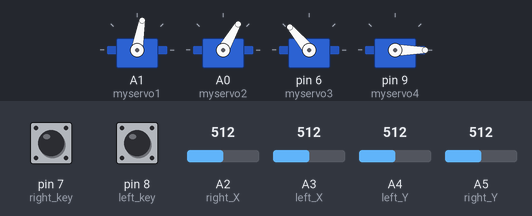
Simulated run of this sketch. Board: Arduino Uno, built with avr-gcc and run on an emulated ATmega328P. On the bench: 4 × servo. The inputs (shaded band) are chosen by the test bench; at power-on: A2 (right_X) = 512, A5 (right_Y) = 512, A4 (left_Y) = 512, pin 7 (right_key) LOW, pin 8 (left_key) LOW, A3 (left_X) = 512.

Above: at 3.7 s.
3.8 s: A2 (right_X) set to 54
5.3 s: A2 (right_X) set to 47
At 5.45 s:
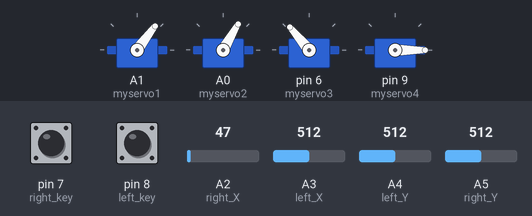
At 6.5 s:
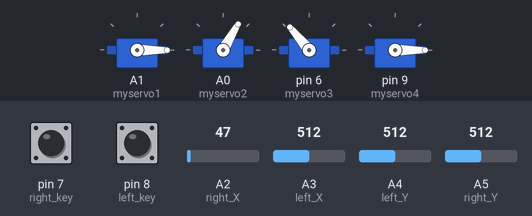
7.4 s: A5 (right_Y) set to 56
8.9 s: A5 (right_Y) set to 44
At 11.4 s:
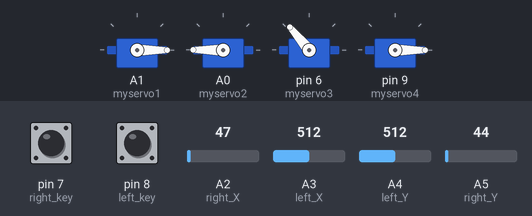
11.9 s: A4 (left_Y) set to 55
13.4 s: A4 (left_Y) set to 45
At 15.1 s:
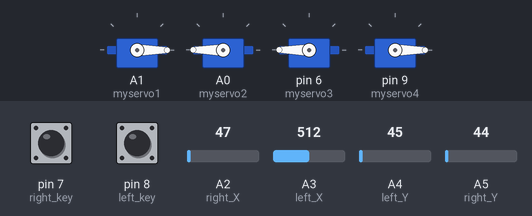
Timing chart, 0 to 16.6 s (numbered marks = the images above; inputs shaded):
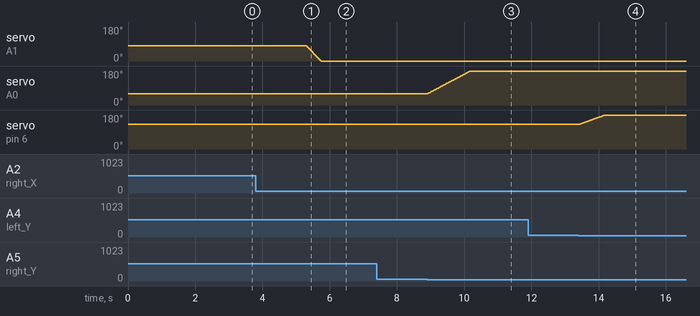

Measured:
- the behaviour switches between 50 and 49 on A2 (right_X) (found by bisection; images 0 and 1)
- the behaviour switches between 50 and 49 on A5 (right_Y) (found by bisection; images 2 and 3)
- the behaviour switches between 50 and 49 on A4 (left_Y) (found by bisection; images 3 and 4)
- after the input at 3.8 s, every drawn part: stays the same
- after the input at 5.3 s, servo on A1 (myservo1): moves from 80° to 0° over 0.44 s, starting at once
- after the input at 7.4 s, every drawn part: stays the same
- after the input at 8.9 s, servo on A0 (myservo2): moves from 60° to 180° over 1.3 s, starting at once
- after the input at 11.9 s, every drawn part: stays the same
- after the input at 13.4 s, servo on pin 6 (myservo3): moves from 130° to 180° over 0.75 s, starting at once

The sketch:

TestCode4.ino
```cpp
#include <Servo.h>                              // add the servo libraries
Servo myservo1;                                 // create servo object to control a servo
Servo myservo2;
Servo myservo3;
Servo myservo4;

int pos1 = 80, pos2 = 60, pos3 = 130, pos4 = 0; // define the variable of 4 servo angle and assign the initial value (that is the boot position angle value)

const int right_X = A2;                         // define the right X pin to A2
const int right_Y = A5;                         // define the right Y pin to A5
const int right_key = 7;                        // define the right key pin to 7 (that is the value of Z)

const int left_X = A3;                          // define the left X pin to A3
const int left_Y = A4;                          // define the left X pin to A4
const int left_key = 8;                         // define the left key pin to 8 (that is the value of Z)

int x1, y1, z1;                                 // define the variable used to save the joystick value it read.
int x2, y2, z2;

void setup()
{
  // boot position
  myservo1.write(pos1);
  delay(1000);
  myservo2.write(pos2);
  myservo3.write(pos3);
  myservo4.write(pos4);
  delay(1500);

  pinMode(right_key, INPUT);                    // set the right/left key to INPUT
  pinMode(left_key, INPUT);
  Serial.begin(9600);                           // set the baud rate to 9600
}

void loop()
{
  myservo1.attach(A1);                          // set the control pin of servo 1 to A1
  myservo2.attach(A0);                          // set the control pin of servo 2 to A0
  myservo3.attach(6);                           // set the control pin of servo 3 to D6
  myservo4.attach(9);                           // set the control pin of servo 4 to D9

  x1 = analogRead(right_X);                     // read the right X value
  y1 = analogRead(right_Y);                     // read the right Y value
  z1 = digitalRead(right_key);                  // read the right Z value

  x2 = analogRead(left_X);                     // read the left X value
  y2 = analogRead(left_Y);                     // read the left Y value
  z2 = digitalRead(left_key);                  // read the left Z value
  //delay(5);                                  // lower the speed overall

  // claw
  zhuazi();

  // rotate
  zhuandong();

  // upper arm
  xiaobi();

  // lower arm
  dabi();
}

// claw
void zhuazi()
{
  // claw
  if(x2 < 50)                                 // if push the left joystick to the right
  {
    pos4 = pos4 - 2;                          // current angle of servo 4 subtracts 2 (change the value you subtract thus change the closed speed of claw)
    //Serial.println(pos4);
    myservo4.write(pos4);                     // servo 4 operates the action, claw is gradually closed.
    delay(5);
    if(pos4 < 2)                              // if pos4 value subtracts to 2, the claw in 37 degrees we have tested is closed.
    {                                         // (should change the value based on the fact)
      pos4 = 2;                               // stop subtraction when reduce to 2
    }
  }

  if(x2 > 1000)                               // if push the left joystick to the left
  {
    pos4 = pos4 + 8;                          // current angle of servo 4 plus 8 (change the value you plus, thus change the open speed of claw)
    //Serial.println(pos4);
    myservo4.write(pos4);                     // servo 4 operates the motion, the claw gradually opens.
    delay(5);
    if(pos4 > 108)                            // limit the largest angle when open the claw
    {
      pos4 = 108;
    }
  }
}

//************************************************************
// turn
void zhuandong()
{
  if(x1 < 50)                                  // if push the right joystick to the right
  {
    pos1 = pos1 - 1;                           // pos1 subtracts 1
    myservo1.write(pos1);                      // servo 1 operates the motion, the arm turns right.
    delay(5);
    if(pos1 < 1)                               // limit the angle when turn right
    {
      pos1 = 1;
    }
  }

  if(x1 > 1000)                               // if push the right joystick to the left
  {
    pos1 = pos1 + 1;                          // pos1 plus 1
    myservo1.write(pos1);                     // arm turns left
    delay(5);
    if(pos1 > 180)                            // limit the angle when turn left
    {
      pos1 = 180;
    }
  }
}

//*****************************************************************
// upper arm
void xiaobi()
{
  if(y1 > 1000)                               // if push the right joystick upward
  {
    pos2 = pos2 -1;
    myservo2.write(pos2);                     // the upper arm will lift
    delay(5);
    if(pos2 < 0)                              // limit the lifting angle
    {
      pos2 = 0;
    }
  }

  if(y1 < 50)                                 // if push the right joystick downward
  {
    pos2 = pos2 + 1;
    myservo2.write(pos2);                     // upper arm will go down
    delay(5);
    if(pos2 > 180)                            // limit the angle when go down
    {
      pos2 = 180;
    }
  }
}

//**********************************************************************
// lower arm

void dabi()
{
  if(y2 < 50)                                 // if push the left joystick upward
  {
    pos3 = pos3 + 1;
    myservo3.write(pos3);                     // lower arm will stretch out
    delay(5);
    if(pos3 > 180)                            // limit the stretched angle
    {
      pos3 = 180;
    }
  }

  if(y2 > 1000)                               // if push the left joystick downward
  {
    pos3 = pos3 - 1;
    myservo3.write(pos3);                     // lower arm will draw back
    delay(5);
    if(pos3 < 35)                             // limit the retracted angle
    {
      pos3 = 35;
    }
  }
}
```
